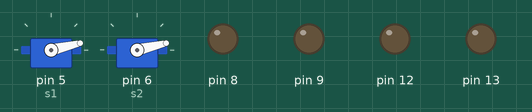
This sketch was run on a simulated Arduino Uno, built with avr-gcc and run on an emulated ATmega328P. Shown: 2 × servo, output pins drawn as LEDs (lit = HIGH). What the sketch prints to the serial monitor is not drawn. At 3.7 s the program stops and its outputs stay as they are.

Above: at 0.15 s.
At 1.06 s:
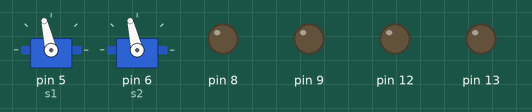
At 1.97 s:
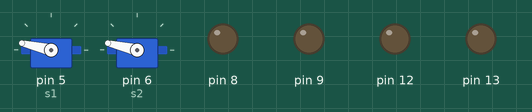
At 3.7 s:
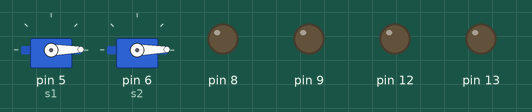
Timing chart, 0 to 5.2 s (numbered marks = the images above):
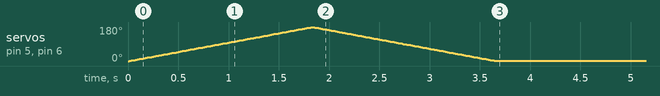

Measured:
- by itself, servo on pin 5 (s1), servo on pin 6 (s2): rises from 0° to 180° in 1.8 s, then falls to 1° in 1.8 s

The sketch:

motor_servo.ino
```cpp
#include <Servo.h>

Servo s1;
Servo s2;

const int
PWM_A   = 3,
DIR_A   = 12,
BRAKE_A = 9,
SNS_A   = A0,//Don't really understand this
PWM_B   = 11,
DIR_B   = 13,
BRAKE_B = 8,
SNS_B   = A1;//Don't really understand this

int sPos = 0;

void setup() {
  // Configure the A output
  configureMotor(BRAKE_A, DIR_A);
  configureMotor(BRAKE_B, DIR_B);

  s1.attach(5);
  s2.attach(6);


  // Open Serial communication
  Serial.begin(9600);
  Serial.println("Motor shield DC motor Test:\n");
}

void loop() {


  for(sPos = 0; sPos<180; sPos++){
    s1.write(sPos);
    s2.write(sPos);
    delay(10);

    }

      for(sPos = 180; sPos>0; sPos--){
    s1.write(sPos);
    s2.write(sPos);
    delay(10);

    }

  //testMotors();

s1.detach();
    s2.detach();

  while(1);
}


void testMotors(){
  moveForward(255);
  delay(1000);
  moveForward(100);
  delay(1000);

  moveBack(100);
  delay(1000);
  moveBack(255);
  delay(1000);

  stop();
}


void stop(){
  analogWrite(PWM_A, 0);
  analogWrite(PWM_B, 0);
}


void moveBack(int speedValue){
  setBackMotor(BRAKE_A, DIR_A, PWM_A, speedValue);
  setBackMotor(BRAKE_B, DIR_B, PWM_B, speedValue);
}


void setBackMotor(int breakPin, int dir, int speedPin, int speedValue){
  digitalWrite(breakPin, LOW);  // setting againg the brake LOW to disable motor brake
  digitalWrite(dir, LOW);    // now change the direction to backward setting LOW the DIR_A pin

  analogWrite(speedPin, speedValue);     // Set the speed of the motor
}

void moveForward(int speedValue){
  setForwardMotor(BRAKE_A, DIR_A, PWM_A, speedValue);
  setForwardMotor(BRAKE_B, DIR_B, PWM_B, speedValue);
}

void setForwardMotor(int breakPin, int dir, int speedPin, int speedValue){
  digitalWrite(breakPin, LOW);  // setting brake LOW disable motor brake
  digitalWrite(dir, HIGH);   // setting direction to HIGH the motor will spin forward
  analogWrite(speedPin, speedValue);     // Set the speed of the motor, 255 is the maximum value
}

void configureMotor(int breakPin, int dir){
  pinMode(breakPin, OUTPUT);  // Brake pin on channel A
  pinMode(dir, OUTPUT);    // Direction pin on channel A
}
```
